Frame 1 (no input): blank canvas, image omitted
Frame 60 (the mouse pressed at the canvas centre just before this capture): blank canvas, image omitted
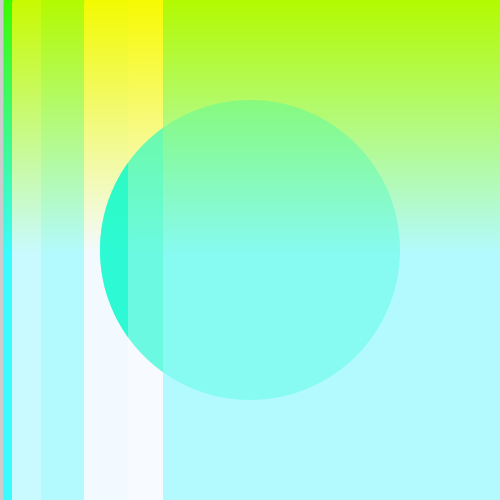
Frame 120 (the mouse held since frame 60 and released just before this capture)

The Processing sketch whose frames 1 and 60 were blank and that drew this single picture after the mouse press (run headless with seeded random() and noise(); from frame 60 on, the mouse is pressed at the canvas centre):

// Processing sketch: processing_105284
// ── processing_105284.pde

void setup() {
  size(500, 500); 
  noStroke();
  ellipseMode(CENTER);
}
float r;
float b;

void draw() {
 
    if (mousePressed) {
   
     r=random(0,255); 
     b=random(0,255);
    
  }

  for (int i=0; i<500; i++) {
    fill(r, mouseY, i+1);
    rect(b, i, width, b);
  }
 
 
  drawTheCuteBall();
    
}



void drawTheCuteBall() {
  fill(0,mouseX,200,mouseY/4);
  ellipse(mouseX,mouseY,300,300);
}
